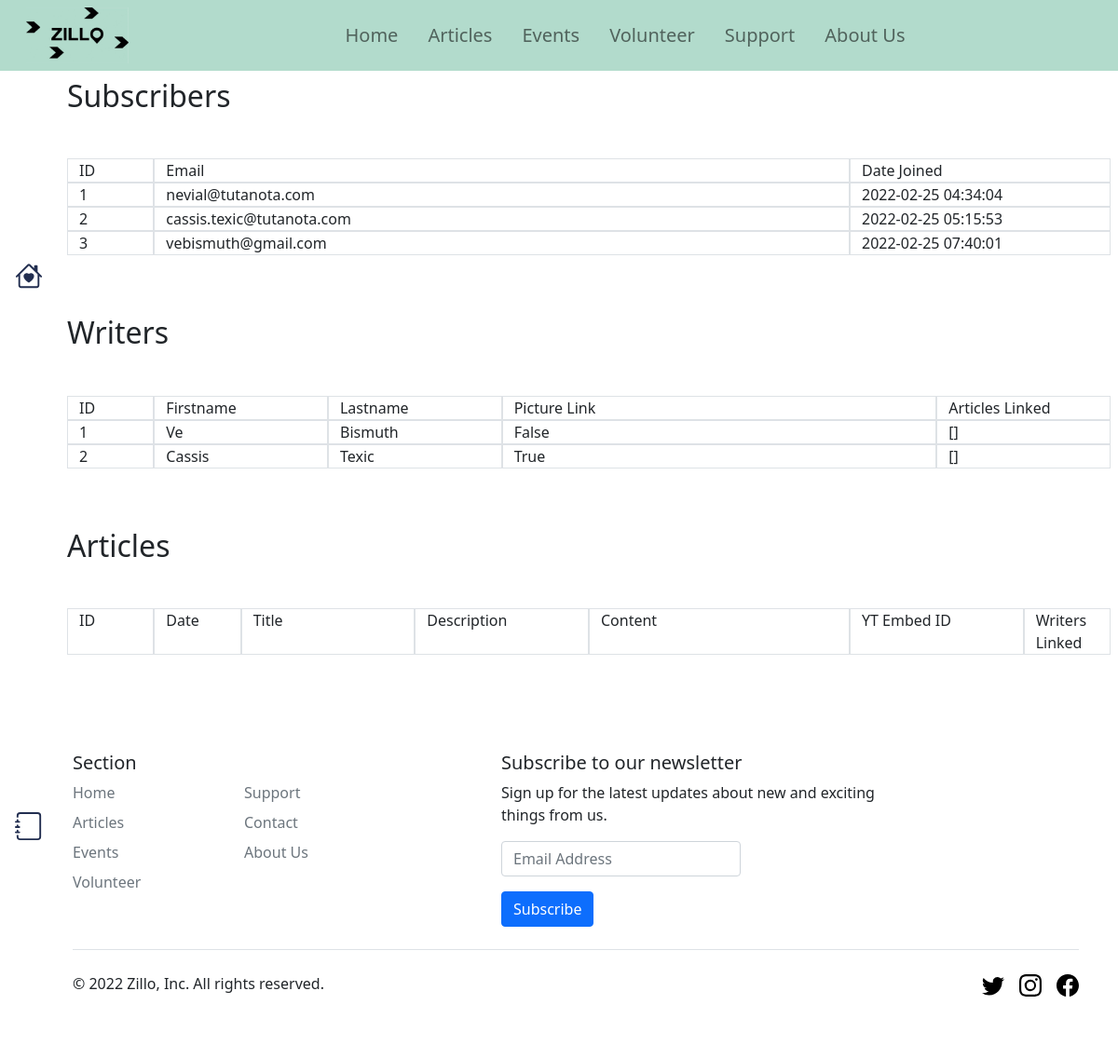
Screenshot of /hidden/db-viewer with the database file from the repository.
### website/models.py (models this page shows)
class Writer(db.Model):
    id = db.Column(db.Integer, primary_key=True)
    firstname = db.Column(db.String(50), nullable=False)
    lastname = db.Column(db.String(50), nullable=False)
    picture_link = db.Column(db.Boolean(), default=False)
    articles = db.relationship('Article')

### website/views.py (the view)
@views.route('/hidden/db-viewer', methods=['GET', 'POST']) #should be hidden
def articleDatabaseViewer():
    page_settings = {
        'cover_picture': False,
        'current_page': 0,
        'footer' : True,
        'sidebar_segments':2 #maximum 2
        }
    sidebar_links = [
        '/',
        '#'
    ]
    newsletterForm()
    dbsubscribers = Subscription.query.all()
    dbwriters = Writer.query.all()
    dbarticles = Article.query.all()
    return render_template(
        './hidden/db-viewer.html',
        cover_picture=page_settings['cover_picture'],
        current_page_num=page_settings['current_page'],
        footer=page_settings['footer'],
        sidebar_links=sidebar_links,
        sidebar_segments=page_settings['sidebar_segments'],
        subscribers=dbsubscribers,
        writers=dbwriters,
        articles=dbarticles)

### website/templates/hidden/db-viewer.html (shortened to what this page needs)
{% extends "base.html" %}
{% block content %}
  <div class="p-2" style="width:100%;">
    <h2>Subscribers</h2>
    <div class="container my-5">
      <div class="row">
        <div class="col-1 border">
          ID
        </div>
        <div class="col-8 border">
          Email
        </div>
        <div class="col-3 border">
          Date Joined
        </div>
      </div>
      {% for subscriber in subscribers %}
        <div class="row">
          <div class="col-1 border">
            {{ subscriber.id }}
          </div>
          <div class="col-8 border">
            {{ subscriber.email }}
          </div>
          <div class="col-3 border">
            {{ subscriber.date_joined }}
          </div>
        </div>
      {% endfor %}
    </div>
  </div>
  <div class="p-2" style="width:100%;">
    <h2>Writers</h2>
    <div class="container my-5">
      <div class="row">
        <div class="col-1 border">
          ID
        </div>
        <div class="col-2 border">
          Firstname
        </div>
        <div class="col-2 border">
          Lastname
        </div>
        <div class="col-5 border">
          Picture Link
        </div>
        <div class="col-2 border">
          Articles Linked
        </div>
      </div>
      {% for writer in writers %}
        <div class="row">
          <div class="col-1 border">
            {{ writer.id }}
          </div>
          <div class="col-2 border">
            {{ writer.firstname }}
          </div>
          <div class="col-2 border">
            {{ writer.lastname }}
          </div>
          <div class="col-5 border">
            {{ writer.picture_link }}
          </div>
          <div class="col-2 border">
            {{ writer.articles }}
          </div>
        </div>
      {% endfor %}
    </div>
  </div>
  <div class="p-2" style="width:100%;">
    <h2>Articles</h2>
    <div class="container my-5">
      <div class="row">
        <div class="col-1 border">
          ID
        </div>
        <div class="col-1 border">
          Date
        </div>
        <div class="col-2 border">
          Title
        </div>
        <div class="col-2 border">
          Description
        </div>
        <div class="col-3 border">
          Content
        </div>
        <div class="col-2 border">
          YT Embed ID
        </div>
        <div class="col-1 border">
          Writers Linked
        </div>
      </div>
    </div>
  </div>
{% endblock %}

### website/templates/base.html (shortened to what this page needs)
<!DOCTYPE html>
<html>
  <head>
      <link href="https://cdn.jsdelivr.net/npm/bootstrap@5.1.3/dist/css/bootstrap.min.css"
      rel="stylesheet"
/>
      <link href="/static/css/variables.css" rel="stylesheet" type="text/css">
  </head>
  <body>
    {% for sidebar_segment in range(sidebar_segments) %}
      <div class="d-flex flex-column flex-shrink-0 top-{% if sidebar_segment == 1 %}50{% else %}0{% endif %}" style="position:fixed; width: 4rem; height: {% if sidebar_segments == 1 %}100{% else %}50{% endif %}%;">
        <ul class="nav nav-flush flex-column mb-auto text-center">
          <li class="nav-item">
            <a href="{{ sidebar_links[sidebar_segment] }}" class="nav-link position-absolute top-50 start-0 translate-middle-y" data-bs-placement="right">
            </a>
          </li>
        </ul>
      </div>
    {% endfor %}
    <nav class="navbar navbar-expand-lg navbar-light" style="background-color: var(--1-clr);">
      <div class="container-fluid">
        <div class="navbar-header">
          <a class="navbar-brand mx-3" href="/hidden/article-manager">
            <img src="/static/assets/ZilloLogo.webp" alt="Zillo logo" width="110" height="60">
          </a>
        </div>
        <div class="collapse navbar-collapse" id="navbarNavAltMarkup">
          <div class="navbar-nav mx-auto">
            <a {% if current_page_num == 1 %}class="nav-link h5 m-2 active" aria-current="page"{% else %}class="nav-link h5 m-2"{% endif %} href="/">Home</a>
            <a {% if current_page_num == 2 %}class="nav-link h5 m-2 active" aria-current="page"{% else %}class="nav-link h5 m-2"{% endif %} href="/articles">Articles</a>
            <a {% if current_page_num == 3 %}class="nav-link h5 m-2 active" aria-current="page"{% else %}class="nav-link h5 m-2"{% endif %} href="/events/events-gridview">Events</a>
            <a {% if current_page_num == 4 %}class="nav-link h5 m-2 active" aria-current="page"{% else %}class="nav-link h5 m-2"{% endif %} href="/volunteer/volunteer-gridview">Volunteer</a>
            <a {% if current_page_num == 5 %}class="nav-link h5 m-2 active" aria-current="page"{% else %}class="nav-link h5 m-2"{% endif %} href="/support">Support</a>
            <a {% if current_page_num == 6 %}class="nav-link h5 m-2 active" aria-current="page"{% else %}class="nav-link h5 m-2"{% endif %} href="/aboutus">About Us</a>
          </div>
        </div>
      </div>
    </nav>
    <div style="margin-left:4rem; {% if cover_picture %}margin-top: 30vw;{% endif %}">
      {% block content %}
      {% endblock %}
    </div>
    {% if footer %}
      <div class="container ps-5">
        <footer class="py-5">
          <div class="row">
            <div class="col-2">
              <h5>Section</h5>
              <ul class="nav flex-column">
                <li class="nav-item mb-2"><a href="#" class="nav-link p-0 text-muted">Home</a></li>
                <li class="nav-item mb-2"><a href="#" class="nav-link p-0 text-muted">Articles</a></li>
                <li class="nav-item mb-2"><a href="#" class="nav-link p-0 text-muted">Events</a></li>
                <li class="nav-item mb-2"><a href="#" class="nav-link p-0 text-muted">Volunteer</a></li>
              </ul>
            </div>
            <div class="col-2">
              <ul class="nav flex-column pt-4">
                <li class="nav-item mb-2"><a href="#" class="nav-link p-0 text-muted">Support</a></li>
                <li class="nav-item mb-2"><a href="#" class="nav-link p-0 text-muted">Contact</a></li>
                <li class="nav-item mb-2"><a href="#" class="nav-link p-0 text-muted">About Us</a></li>
              </ul>
            </div>
            <div class="col-5 offset-1">
              <h5>Subscribe to our newsletter</h5>
              <p>Sign up for the latest updates about new and exciting things from us.</p>
              <div class="d-flex w-100 gap-2">
                <form method="POST">
                  <div class="input-group mb-3">
                    <input type="text" id="newsletter" name="newsletter" class="form-control" placeholder="Email Address" aria-label="Email Address">
                  </div>
                  <button type="submit" class="btn btn-primary">Subscribe</button>
                </form>
              </div>
            </div>
          </div>
          <div class="d-flex justify-content-between py-4 my-4 border-top">
            <p>&copy; 2022 Zillo, Inc. All rights reserved.</p>
            <ul class="list-unstyled d-flex">
              <li class="ms-3"><a class="link-dark" href="#"><svg class="bi" width="24" height="24"><use xlink:href="#twitter"/></svg></a></li>
              <li class="ms-3"><a class="link-dark" href="#"><svg class="bi" width="24" height="24"><use xlink:href="#instagram"/></svg></a></li>
              <li class="ms-3"><a class="link-dark" href="#"><svg class="bi" width="24" height="24"><use xlink:href="#facebook"/></svg></a></li>
            </ul>
          </div>
        </footer>
      </div>
    {% endif %}
  </body>
</html>

### website/static/css/variables.css (style rules this page uses)
:root { --1-clr: #b2dbcc; --2-clr: #222e50; --3-clr: #007991; --4-clr: #fec601; --5-clr: #ea7317; }

### rows the page displays
Writer: id "1", firstname "Ve", lastname "Bismuth", picture_link "False", articles "[]"
Writer: id "2", firstname "Cassis", lastname "Texic", picture_link "True", articles "[]"

### other values shown
{{ subscriber.id }} "1" "2" "3"
{{ subscriber.email }} "nevial@tutanota.com" "cassis.texic@tutanota.com" "vebismuth@gmail.com"
{{ subscriber.date_joined }} "2022-02-25 04:34:04" "2022-02-25 05:15:53" "2022-02-25 07:40:01"
